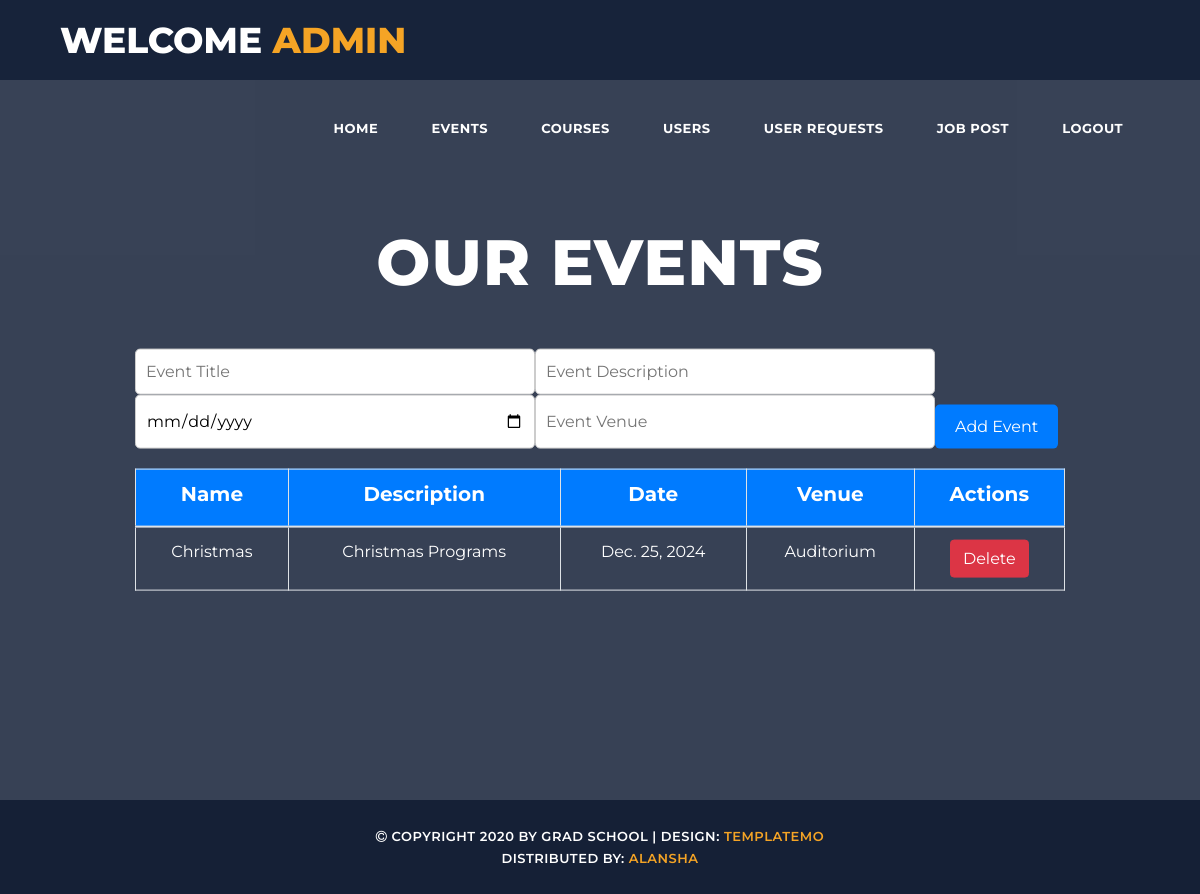
Page /admin_events/ on the earlier database version.
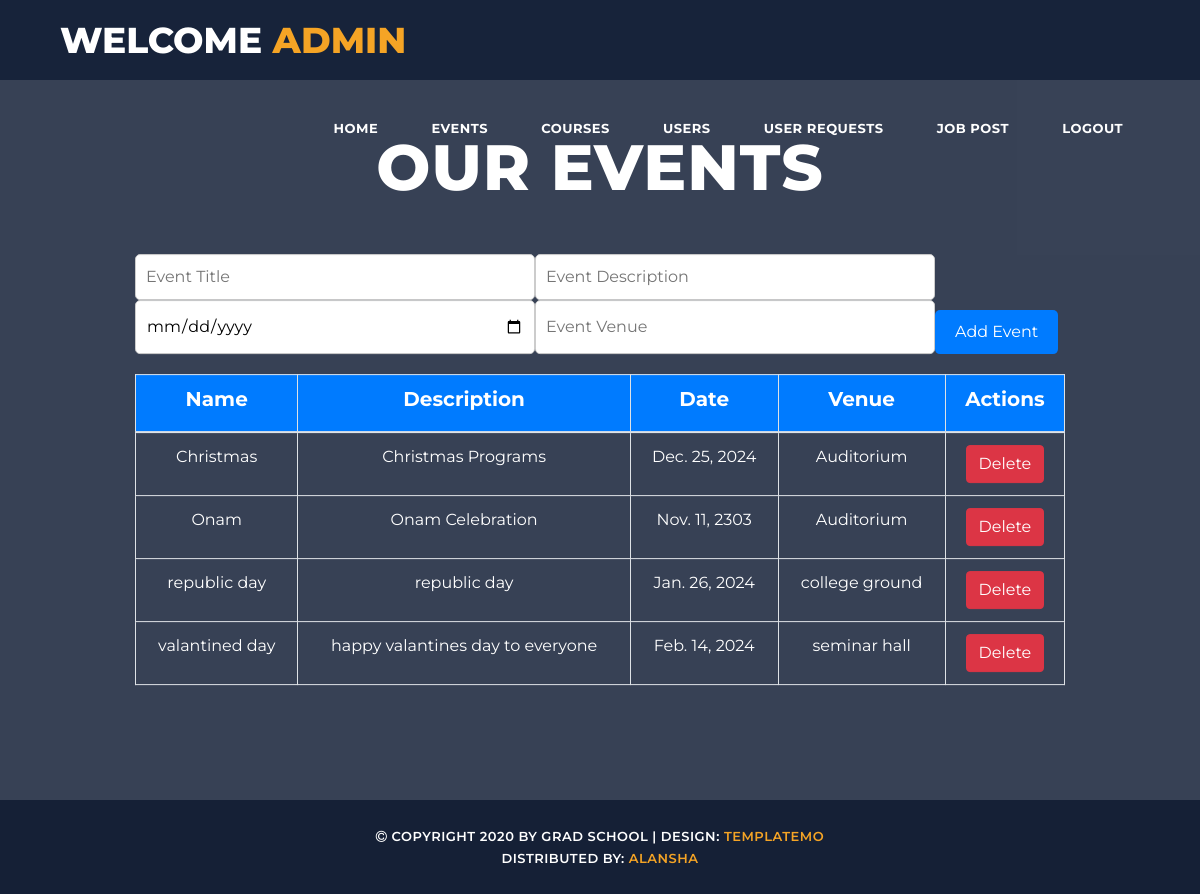
Same page on the later database version.
### alumini/models.py (models this page shows, shortened)
class Events(models.Model):
    name = models.CharField(max_length=100)
    description = models.CharField(max_length=200)
    date = models.DateField()
    venue = models.CharField(max_length=100)

### alumini/views.py (the view, shortened to what this page needs)
# urls.py: path('admin_events/', views.admin_events, name='admin_events'),
def admin_events(request):
    events = Events.objects.all()
    return render(request, 'admin_events.html', {'events': events})

### templates/admin_events.html (shortened to what this page needs)
<!DOCTYPE html>
<html lang="en">
  <head>
    <link href="../static/vendor/bootstrap/css/bootstrap.min.css" rel="stylesheet">
    <link rel="stylesheet" href="../static/assets/css/fontawesome.css">
    <link rel="stylesheet" href="../static/assets/css/templatemo-grad-school.css">
    <link rel="stylesheet" href="../static/assets/css/owl.css">
    <link rel="stylesheet" href="../static/assets/css/lightbox.css">
  </head>
<body>
  <header class="main-header clearfix" role="header">
    <div class="logo">
      <a href="#">Welcome <em>Admin</em></a>
    </div>
    <nav id="menu" class="main-nav" role="navigation">
      <ul class="main-menu">
        <li><a class='external' href="{% url 'admin_dashboard' %}">Home</a></li>
        <li><a class='external' href="{% url 'admin_events' %}">Events</a></li>
        <li><a class="external" href="{% url 'admin_course' %}">Courses</a></li>
        <li><a class="external" href="{% url 'users_list' %}">Users</a></li>
        <li><a class="external" href="{% url 'user_request' %}">User Requests</a></li>
        <li><a class="external" href="{% url 'admin_job_post' %}">Job Post</a></li>
        <li><a class="external" href="{% url 'logout' %}">Logout</a></li>
      </ul>
    </nav>
  </header>
  <section class="section main-banner" id="top" data-section="section1">
      <div class="video-overlay header-text">
          <div class="caption">
              <h2>Our Events</h2>
              <div class="container mt-5">
                <form method="POST" action="{% url 'admin_events' %}">
                  <div class="input-group">
                      <input type="text" name="title" placeholder="Event Title" required>
                      <input type="text" name="description" placeholder="Event Description" required><br>
                      <input type="date" name="date" placeholder="Event Date" required>
                      <input type="text" name="venue" placeholder="Event Venue" required>
                      <button type="submit" name="action" value="add" class="btn btn-primary">Add Event</button>
                  </div>
              </form>
              <table class="table table-bordered mt-3">
                  <thead>
                      <tr>
                          <th><h5 class="course-heading">Name</h5></th>
                          <th><h5 class="course-heading">Description</h5></th>
                          <th><h5 class="course-heading">Date</h5></th>
                          <th><h5 class="course-heading">Venue</h5></th>
                          <th><h5 class="course-heading">Actions</h5></th>
                      </tr>
                  </thead>
                  <tbody>
                      {% for event in events %}
                          <tr>
                              <td>{{ event.name }}</td>
                              <td>{{ event.description }}</td>
                              <td>{{ event.date }}</td>
                              <td>{{ event.venue }}</td>
                              <td>
                                  <form method="POST" action="" style="display:inline;">
                                      <button type="submit" name="action" value="delete" class="btn btn-danger">Delete</button>
                                  </form>
                              </td>
                          </tr>
                      {% endfor %}
                  </tbody>
              </table>
      </div>
  </section>
  <footer>
    <div class="container">
      <div class="row">
        <div class="col-md-12">
          <p><i class="fa fa-copyright"></i> Copyright 2020 by Grad School
           | Design: <a href="https://templatemo.com" rel="sponsored" target="_parent">TemplateMo</a><br>
           Distributed By: <a href="" rel="sponsored" target="_blank">Alansha</a>
          </p>
        </div>
      </div>
    </div>
  </footer>
</body>
</html>

### static/assets/css/templatemo-grad-school.css (style rules this page uses)
body { font-family: 'Montserrat', sans-serif; }
a { color: #3CF; text-decoration: none; }
ul { padding: 0px; margin: 0px; list-style: none; }
p { font-size: 13px; line-height: 22px; }
.main-header { background-color: rgba(22,34,57,0.95); height: 80px; position: fixed; z-index: 12; width: 100%; top: 0; }
.main-header .logo { float: left; line-height: 80px; padding-left: 60px; }
.main-header .logo a { font-size: 36px; text-transform: uppercase; font-weight: 800; color: #fff; }
.main-header .logo a em { font-style: normal; color: #f5a425; }
.main-menu { float: right; padding-right: 60px; }
.main-menu li { display: inline-block; line-height: 79px; margin-left: 15px; position: relative; }
.main-menu li:first-child { margin-left: 0px; }
.main-menu li a { padding: 10px 15px; font-size: 13px; text-transform: uppercase; letter-spacing: 0.5px; font-weight: 700; color: #fff; border: 2px solid transparent; transition: all 0.5s; }
.main-banner { position: relative; max-height: 100%; overflow: hidden; margin-bottom: -7px; }
.video-overlay { position: absolute; background-color: rgba(22,34,57,0.85); top: 0; left: 0; bottom: 7px; width: 100%; }
.main-banner .caption { text-align: center; position: absolute; width: 80%; left: 50%; top: 50%; transform: translate(-50%,-50%); }
.main-banner .caption h2 { margin-top: 30px; margin-bottom: 30px; font-size: 64px; text-transform: uppercase; font-weight: 800; color: #fff; letter-spacing: 1px; }
footer { background-color: #152036; text-align: center; }
footer p { margin-bottom: 0px; padding: 25px 0px; color: #fff; font-size: 13px; text-transform: uppercase; font-weight: 600; letter-spacing: 0.5px; }
footer p a, footer p a:hover { color: #f5a425; }

### templates/admin_events.html (style rules this page uses)
body { font-family: 'Montserrat', sans-serif; background-color: #f8f9fa; }
.course-heading { color: white; font-weight: bold; }
.input-group { margin-bottom: 20px; }
.input-group input[type="text"], .input-group input[type="date"] { border: 1px solid #ccc; border-radius: 5px; padding: 10px; width: 100%; max-width: 400px; font-size: 16px; transition: border-color 0.3s ease; }
.input-group button { background-color: #007bff; color: white; border: none; border-radius: 5px; padding: 10px 20px; font-size: 16px; cursor: pointer; transition: background-color 0.3s ease; margin-top: 10px; }
table { width: 100%; border-collapse: collapse; margin-top: 20px; }
table th, table td { text-align: center; padding: 12px; }
table th { background-color: #007bff; color: white; }
table td { color: #ffff; }

Differences in the rows shown:
added Events: name "Onam", description "Onam Celebration", date "Nov. 11, 2303", venue "Auditorium"
added Events: name "republic day", description "republic day", date "Jan. 26, 2024", venue "college ground"
added Events: name "valantined day", description "happy valantines day to everyone", date "Feb. 14, 2024", venue "seminar hall"
